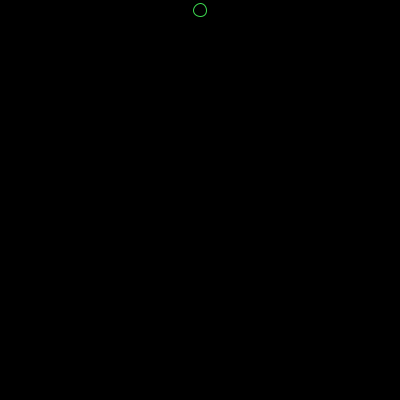
Frame 1 (no input)
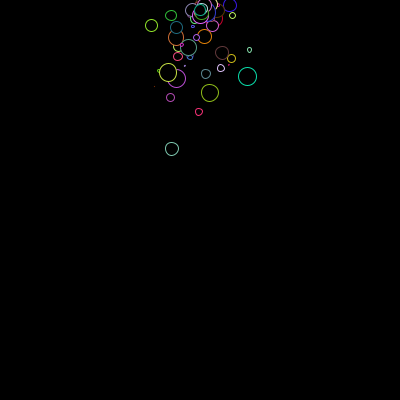
Frame 60 (the mouse pressed at the canvas centre just before this capture)
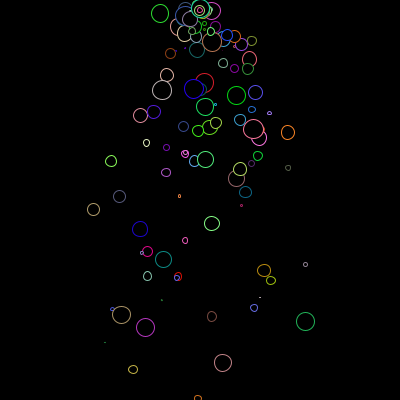
Frame 120 (the mouse held since frame 60 and released just before this capture)

The Processing sketch that drew these frames (run headless with seeded random() and noise(); from frame 60 on, the mouse is pressed at the canvas centre):

// Processing sketch: particle_sytem_2
// ── particle_sytem_2.pde
ArrayList<Particle>particle;

void setup()
{
 
  size(400, 400 );
  particle=new ArrayList<Particle>();
}
void draw()
{ 
 background(0);

  particle.add(new Particle( random(20)));
  for (int i=0; i<particle.size(); i++)
  {
    Particle p=particle.get(i);
    p.display();
    p.update();
    p.dead();
   // p.edge();
    if (p.dead())
    {
      particle.remove(i);
    }
  }
}
class Particle
{
  PVector loc;
  PVector velo;
  PVector acc;
  float span=255;
  float D;
  Particle(float ptr)
  {D=ptr;
    loc=new PVector(width/2,10);
    velo= new PVector(random(-1, 1), random(-1, 1));
    acc=new PVector(0, 0.05);
  }
  void display()
  {
    stroke(random(255), random(255), random(255));
    fill(0);
    strokeWeight(1);
    ellipse(loc.x, loc.y,  D,D);
  }
  void update()
  {
    loc.add(velo);
    velo.add(acc);
    span-=1;
  }

  boolean dead()
  {
    if (span<=0)
    {
      return true;
    } else
    {
      return false;
    }
  }
 // void edge()
  {
   // if (loc.x>width||loc.x<0)
     // velo.x = velo.x*-1;
    //if (loc.y>height||loc.y<0)
      //velo.y = velo.y*-1;
  }
}
